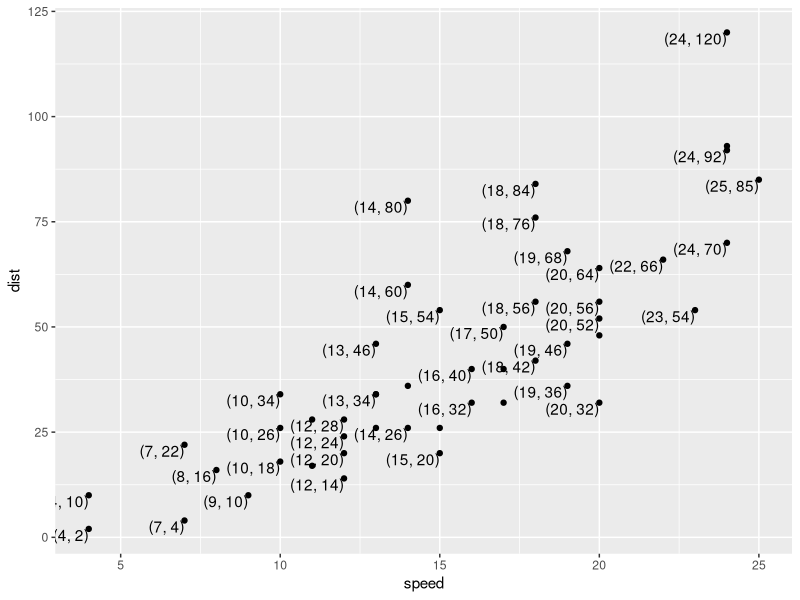
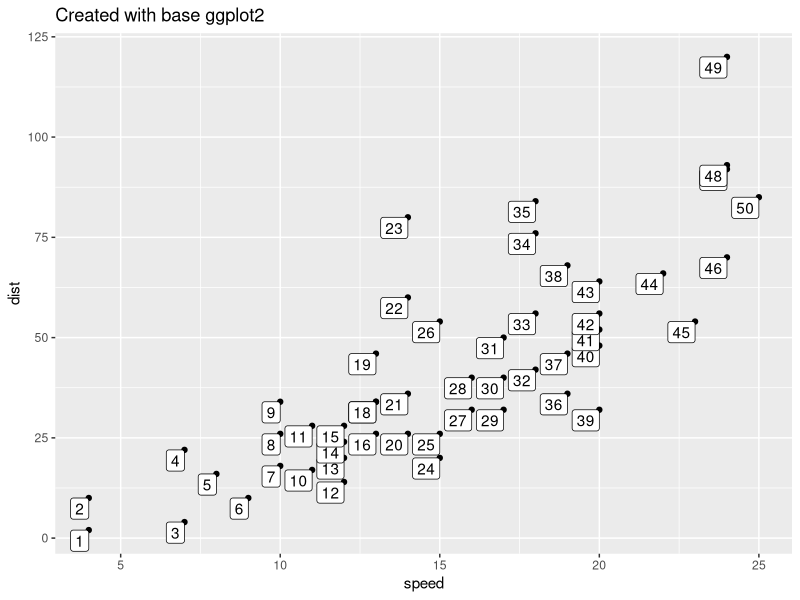
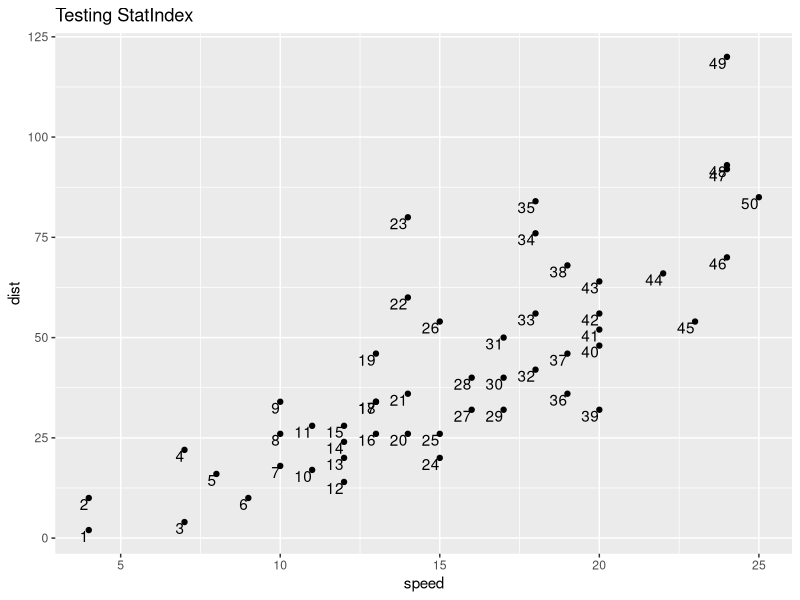
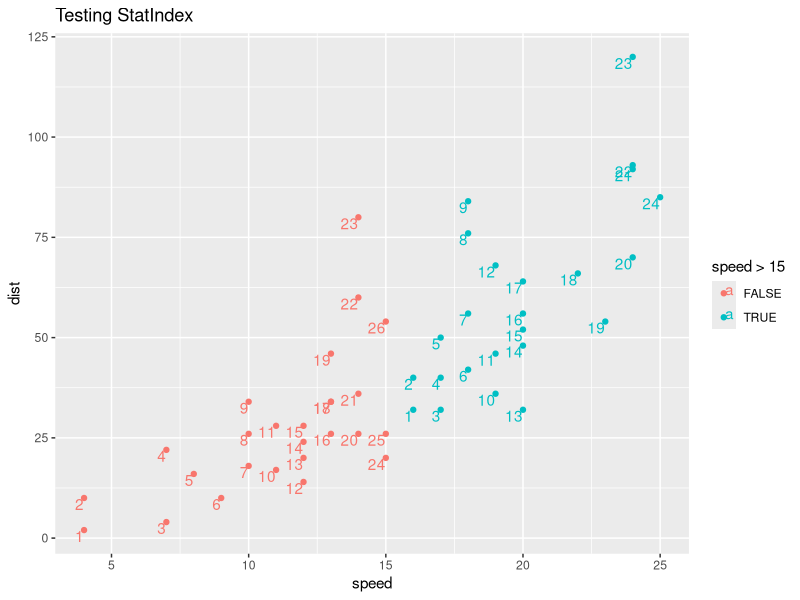
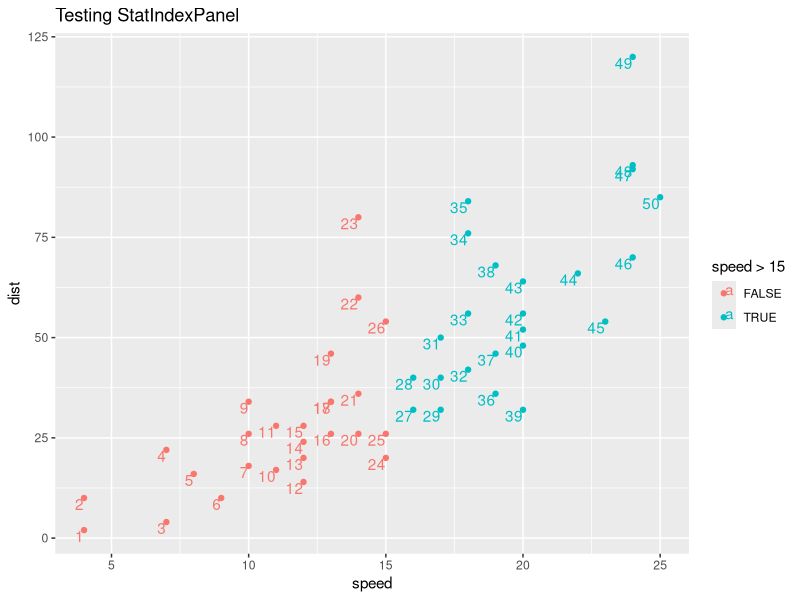
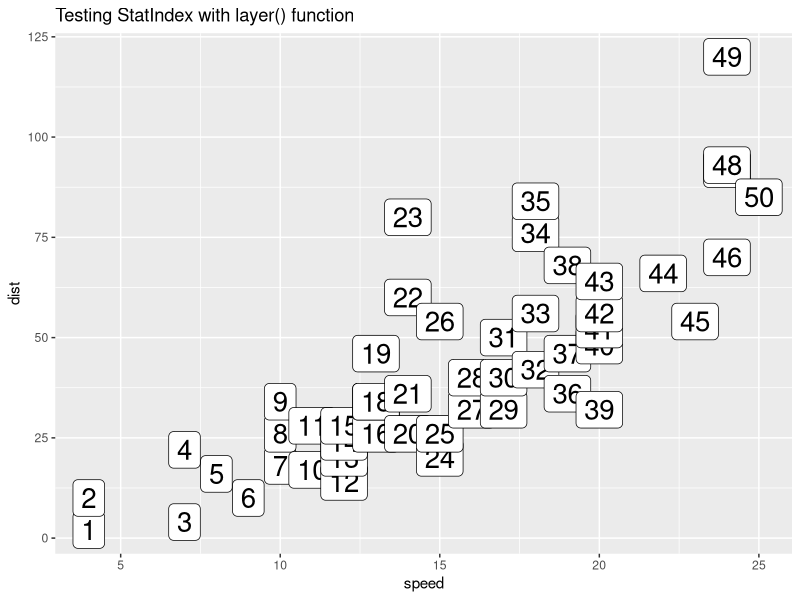

Source code (R) for these figures, in order: (Note: this script raises an error after producing the figures.)
## ---- chunk 1
library(tidyverse)

cars |> 
  mutate(coordinates = 
           paste0("(", speed,", ", 
                  dist, ")")) |>
  ggplot() + 
  aes(x = speed, 
      y = dist, 
      label = coordinates) + 
  geom_point() + 
  geom_text(vjust = 1, hjust = 1, 
            check_overlap = T)
## ---- chunk 2
#| label: setup
#| include: false 
knitr::opts_chunk$set(echo = TRUE, message = F, warning = F)
## ---- chunk 3
library(tidyverse)
cars <- tibble(cars)
cars
## ---- chunk 4
#| label: penguins
# Compute.
cars |> 
  mutate(index = row_number()) |>
  # Plot
  ggplot() + 
  aes(x = speed, y = dist, 
      label = index) + 
  geom_point() + 
  geom_label(vjust = 1, hjust = 1) + 
  labs(title = "Created with base ggplot2")
## ---- chunk 5
layer_data(plot = last_plot(), 
           i = 2) |> # layer 2, with labels designated is of interest
  head()

## ---- chunk 6
#| label: compute_group_index

# Define compute.
compute_group_index <- function(data, scales){ 
  data |> 
    mutate(label = row_number())
}
## ---- chunk 7
# Test compute. 
cars |>
  select(x = speed,  
         y = dist) |>  
  compute_group_index()
## ---- chunk 8
#| label: StatIndex
StatIndex <- 
  ggplot2::ggproto(`_class` = "StatIndex",              # <1>
                   `_inherit` = ggplot2::Stat,            # <2>
                   compute_group = compute_group_index,
                   required_aes = c("x", "y"))            # <4>
## ---- chunk 9
cars |> 
  ggplot() + 
  aes(x = speed,
      y = dist) + 
  geom_point() + 
  geom_text(stat = StatIndex, hjust = 1, vjust = 1) + 
  labs(title = "Testing StatIndex")
## ---- chunk 10
last_plot() + 
  aes(color = speed > 15)
## ---- chunk 11
StatIndexPanel <- 
  ggplot2::ggproto(`_class` = "StatIndexPanel",              # <1>
                   `_inherit` = ggplot2::Stat,            # <2>
                   compute_panel = compute_group_index)

cars |> 
  ggplot() + 
  aes(x = speed, y = dist) + 
  geom_point() + 
  geom_text(stat = StatIndexPanel, 
            hjust = 1, 
            vjust = 1) + 
  labs(title = "Testing StatIndexPanel") + 
  aes(color = speed > 15)
## ---- chunk 12
cars |> 
  ggplot() + 
  aes(x = speed,
      y = dist) + 
  geom_point() + 
  layer(geom = GeomLabel, 
        stat = StatIndex, 
        position = "identity", 
        params = list(size = 7)) + 
  labs(title = "Testing StatIndex with layer() function")
## ---- chunk 13
#| label: geom_point_medians

# user-facing function
stat_index <- make_constructor(StatIndex, geom = GeomLabel)
## ---- chunk 14
print(stat_index)
## ---- chunk 15
geom_index <- make_constructor(GeomLabel, stat = "index")
## ---- chunk 16
print(geom_index)
## ---- chunk 17
## Test user-facing.
cars |>
  ggplot() +
  aes(x = speed, y = dist) +
  geom_point() +
  geom_index(hjust = 1, vjust = 1)  + 
  labs(title = "Testing geom_index()")
## ---- chunk 18
last_plot() + 
  aes(color = speed > 15) 
## ---- chunk 19
cars |>
  ggplot() +
  aes(x = speed, y = dist) + 
  geom_point() + 
  stat_index(geom = "text", hjust = 1, vjust = 1)  + 
  labs(subtitle = "and stat_index()")
## ---- chunk 20
library(tidyverse)

# Step 1. Define compute
compute_group_index <- function(data, scales){
  
  data |>
    mutate(label = row_number())
  
}

# Step 2. Define Stat
StatIndex = ggproto(`_class` = "StatIndex",
                    `_inherit` = Stat,
                    required_aes = c("x", "y"),
                    compute_group = compute_group_index)

# Step 3. Define user-facing functions

## define stat_*()
stat_index <- make_constructor(StatIndex, geom = "label")

## define geom_*()
geom_index <- make_constructor(GeomLabel, stat = "index")
